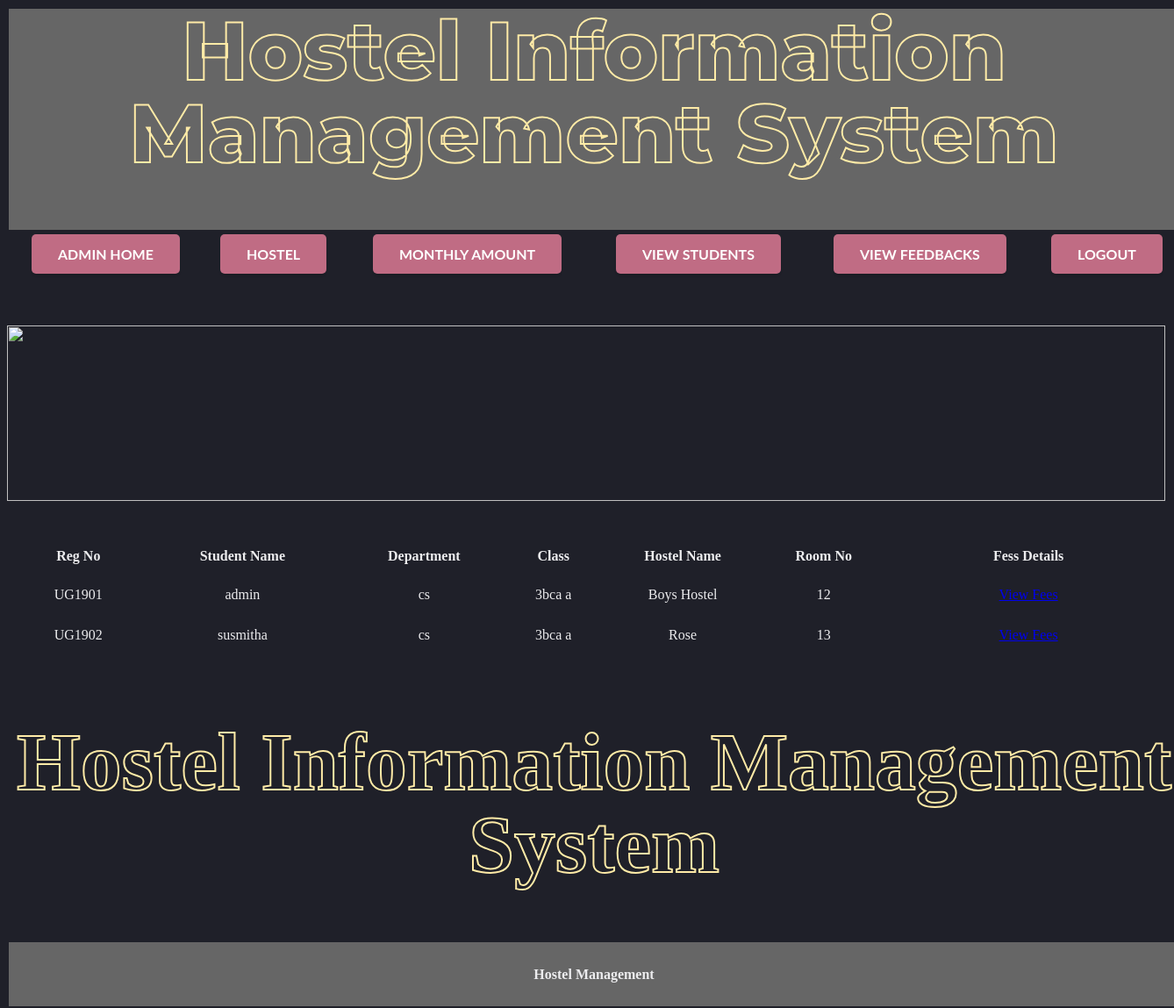
The page /viewstud.php on the database its author committed.
### tables this page shows
CREATE TABLE `stud` (
  `id` varchar(20) NOT NULL,
  `name` varchar(50) NOT NULL,
  `reg` varchar(50) NOT NULL,
  `gender` varchar(50) NOT NULL,
  `age` varchar(50) NOT NULL,
  `email` varchar(50) NOT NULL,
  `phone` varchar(50) NOT NULL,
  `dept` varchar(50) NOT NULL,
  `cls` varchar(50) NOT NULL,
  `hname` varchar(50) NOT NULL,
  `room` varchar(50) NOT NULL
);

### viewstud.php (the view, shortened to what this page needs)
<?php
include("dbconnect.php");
extract($_POST);
?>
<html>
<head>
    <link rel="stylesheet" href="indexstyle.css">
	<link rel="stylesheet" href="gradient.css">
    <link rel="stylesheet" href="font.css">
</head>
<body>
  <table width="100%" border="0">
    <tr>
      <th height="73" bgcolor="#666666" scope="col"><h1>Hostel Information Management System</h1>
      </th>
    </tr>
  </table>
  <div id="grad5">
  <table width="100%" border="0">
     <tr>
      <th scope="col"><a href="adminhome.php" class="button pulse">Admin Home</a></th>
      <th scope="col"><a href="hostel.php" class="button pulse">Hostel</a></th>
      <th scope="col"><a href="amnt.php" class="button pulse">Monthly Amount</a></th>
      <th scope="col"><a href="viewstud.php" class="button pulse">View Students</a></th>
	  <th scope="col"><a href="viewf.php" class="button pulse">View Feedbacks</a></th>
      <th scope="col"><a href="index.php" class="button pulse">LogOut</a></th>
    </tr>
  </table>
  <p>&nbsp;</p>
  <div id="content" />
   <img src="images\sjc.jpeg" width="1320" height="200">
<br>
<br>
<br>
<table width="100%" border="0" align="center">
        <tr>
          <td width="12%"><div align="center" class="style6"><strong><strong>Reg No</strong> </div></td>
		  <td width="16%"><div align="center" class="style6"><strong>Student Name</strong> </div></td>
		  <td width="15%"><div align="center" class="style6"><strong>Department</strong> </div></td>
		   <td width="7%"><div align="center" class="style6"><strong>Class</strong></div></td>
		  <td width="15%"><div align="center" class="style6"><strong>Hostel Name </strong></div></td>
		   <td width="9%"><div align="center" class="style6"><strong>Room No </strong></div></td>
		    <td width="26%"><div align="center" class="style6"><strong>Fess Details </strong></div></td>
        </tr>
			<tr>
		<td colspa="8">&nbsp;</td>
		</tr>
		<?php
		$qry=mysqli_query($connect,"select * from stud");
		while($row=mysqli_fetch_array($qry))
		{
		?>
        <tr>
		   <td height="20"><div align="center"><?php echo $row['reg'];?></div></td>
		   <td><div align="center"><?php echo $row['name'];?></div></td>
		   <td><div align="center"><?php echo $row['dept'];?></div></td>
		    <td><div align="center"><?php echo $row['cls'];?></div></td>
		   <td><div align="center"><?php echo $row['hname'];?></div></td>
		  <td><div align="center"><?php echo $row['room'];?></div></td>
			  <td><div align="center"><a href="payv.php?act=view&reg=<?php echo $row['reg'];?>">View Fees</a></div></td>
        </tr>
		<tr>
		<td height="22" colspa="8">&nbsp;</td>
		</tr>
        <?php
		}
		?>
		</table>
<marquee scrollamount="10"><h1><font color="#666666">Hostel Information Management System</h1></marquee>
<table width="100%" border="0">
    <tr>
      <th height="73" bgcolor="#666666" scope="col"><p>Hostel Management</p>
      </th>
    </tr>
</table>
</div>
</body>
</html>

### gradient.css (style rules this page uses)
body { font-family: 'Montserrat', sans-serif; font-weight: 300; font-size: 15px; line-height: 1.7; color: #ececee; background-color: #1f2029; overflow: hidden; background-image: url('https://s3-us-west-2.amazonaws.com/s.cdpn.io/1462889/pat-back.svg'); background-position: center; background-repeat: repeat; background-size: 4%; height: 100vh; width: 100%; }
h1 { font-family: 'Montserrat', sans-serif; font-weight: 800; font-size: 7vw; line-height: 1; color: #ffeba7; text-align: center; -webkit-text-stroke: 2px #ffeba7; text-stroke: 2px #ffeba7; -webkit-text-fill-color: transparent; text-fill-color: transparent; color: transparent; }

### rows shown on the page
stud: reg "UG1901", name "admin", dept "cs", cls "3bca a", hname "Boys Hostel", room "12"
stud: reg "UG1902", name "susmitha", dept "cs", cls "3bca a", hname "Rose", room "13"
